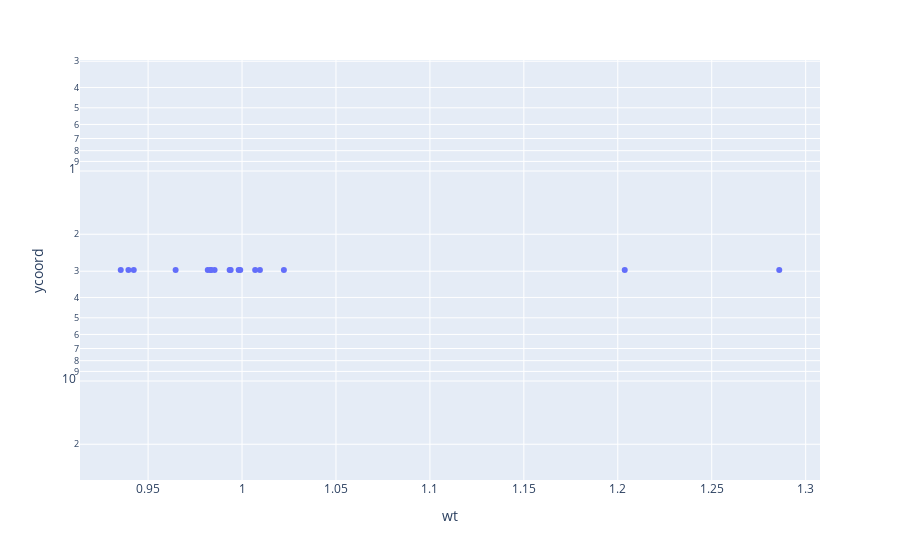

Notebook source saved alongside this figure:
### Code cell
fig = px.scatter(vst_controls_d1, x='wt', y='ycoord', 
                     log_y=True, hover_data=[vst_controls_d1.index])
fig.update_yaxes(autorange="reversed")
fig.show()

### Figure 1 — Plotly figure (JSON) as saved in the notebook; plotly's stock layout.template omitted (floating-point values rounded to 4 significant figures)
{"data": [{"customdata": [["ad926_d1_dnaid2017_TV4592A"], ["ad927_d1_dnaid2017_TV4592A"], ["ad928_d1_dnaid2017_TV4592A"], ["ad929_d1_dnaid2017_TV4592A"], ["ad930_d1_dnaid2017_TV4592A"], ["am483_d1_dnaid2027_TV5563A"], ["am484_d1_dnaid2027_TV5563A"], ["am485_d1_dnaid2027_TV5563A"], ["am486_d1_dnaid2027_TV5563A"], ["am487_d1_dnaid2027_TV5563A"], ["am488_d1_dnaid2027_TV5563A"], ["am727_d1_dnaid2028_TV5585A"], ["am728_d1_dnaid2028_TV5585A"], ["am729_d1_dnaid2028_TV5585A"], ["am730_d1_dnaid2028_TV5585A"], ["am731_d1_dnaid2028_TV5585A"], ["am732_d1_dnaid2028_TV5585A"]], "hovertemplate": "wt=%{x}<br>ycoord=%{y}<br>index=%{customdata[0]}<extra></extra>", "legendgroup": "", "marker": {"color": "#636efa", "symbol": "circle"}, "mode": "markers", "name": "", "orientation": "v", "showlegend": false, "type": "scatter", "x": [0.9934, 0.9424, 1.022, 1.01, 0.9982, 0.9854, 0.999, 0.9818, 0.9833, 1.286, 0.9835, 0.9646, 0.9939, 1.007, 0.9354, 0.9395, 1.204], "xaxis": "x", "y": [2.96, 2.96, 2.96, 2.96, 2.96, 2.96, 2.96, 2.96, 2.96, 2.96, 2.96, 2.96, 2.96, 2.96, 2.96, 2.96, 2.96], "yaxis": "y"}], "layout": {"legend": {"tracegroupgap": 0}, "margin": {"t": 60}, "xaxis": {"anchor": "y", "domain": [0, 1], "title": {"text": "wt"}}, "yaxis": {"anchor": "x", "autorange": "reversed", "domain": [0, 1], "title": {"text": "ycoord"}, "type": "log"}}}
